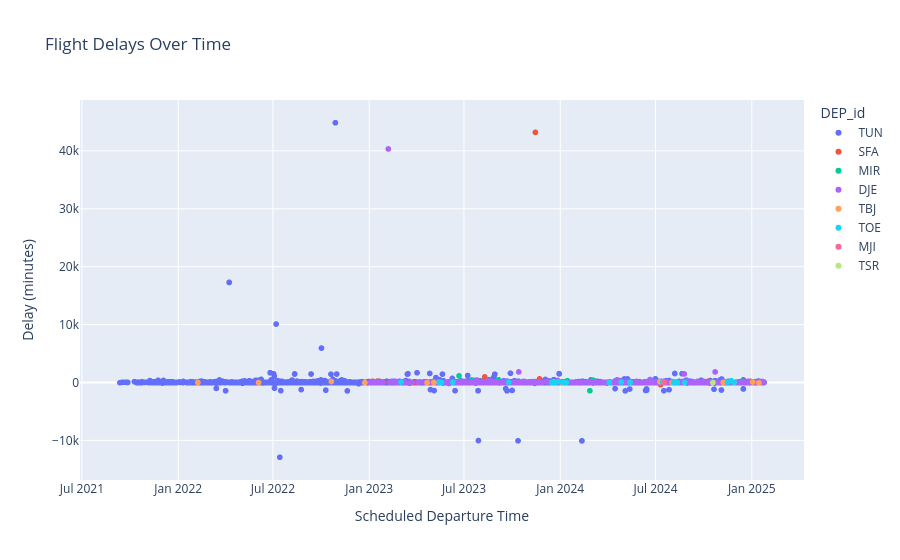

Here is the notebook cell this chart was saved with:
### Code cell
import plotly.express as px

# 5.1 Interactive temporal trends
fig = px.scatter(
    df_model.sample(5000),  # Sample for performance
    x='STD_ts',
    y='departure_delay_min',
    color='DEP_id',
    hover_data=['Compagnie_id'],
    title='Flight Delays Over Time'
)
fig.update_layout(xaxis_title='Scheduled Departure Time',
                 yaxis_title='Delay (minutes)')
fig.show()

### Figure 1 — Plotly figure (JSON) as saved in the notebook; plotly's stock layout.template omitted (floating-point values rounded to 4 significant figures; data arrays with more than 128 entries replaced by an {"elided": "..."} marker saying what was removed)
{"data": [{"customdata": {"elided": "3920x1 str values"}, "hovertemplate": "DEP_id=TUN<br>STD_ts=%{x}<br>departure_delay_min=%{y}<br>Compagnie_id=%{customdata[0]}<extra></extra>", "legendgroup": "TUN", "marker": {"color": "#636efa", "symbol": "circle"}, "mode": "markers", "name": "TUN", "showlegend": true, "type": "scattergl", "x": {"elided": "3920 str values"}, "xaxis": "x", "y": {"elided": "3920 float values"}, "yaxis": "y"}, {"customdata": [["UG"], ["TO"], ["8U"], ["UG"], ["8U"], ["8U"], ["BJ"], ["8U"], ["8U"], ["8U"], ["TO"], ["UG"], ["TO"], ["TO"], ["UG"], ["TO"], ["UG"], ["LN"], ["TO"], ["TO"], ["8U"], ["TO"], ["BJ"], ["8U"], ["UG"], ["BJ"], ["8U"], ["LN"], ["BJ"], ["8U"], ["UG"], ["BJ"], ["UG"], ["BJ"], ["TO"], ["8U"], ["TO"], ["UG"], ["UG"], ["TO"], ["8U"], ["TO"], ["TO"], ["8U"], ["UG"], ["8U"], ["UG"], ["UG"], ["TO"], ["TO"], ["TO"], ["8U"], ["LN"], ["8U"], ["TU"], ["BJ"], ["UG"], ["LN"], ["UG"], ["UG"], ["TO"], ["BJ"], ["TO"], ["8U"], ["8U"], ["UG"], ["BJ"], ["LN"], ["LN"], ["TO"], ["8U"], ["8U"], ["UG"], ["TO"], ["LN"], ["8U"], ["TO"], ["TO"], ["TO"], ["8U"], ["UG"], ["UG"], ["8U"], ["TO"], ["8U"]], "hovertemplate": "DEP_id=SFA<br>STD_ts=%{x}<br>departure_delay_min=%{y}<br>Compagnie_id=%{customdata[0]}<extra></extra>", "legendgroup": "SFA", "marker": {"color": "#EF553B", "symbol": "circle"}, "mode": "markers", "name": "SFA", "showlegend": true, "type": "scattergl", "x": ["2023-09-08T11:45:00.000000000", "2023-08-01T18:25:00.000000000", "2025-01-17T20:00:00.000000000", "2024-02-16T13:45:00.000000000", "2023-03-30T11:00:00.000000000", "2023-11-12T10:00:00.000000000", "2023-07-06T10:20:00.000000000", "2024-02-23T13:40:00.000000000", "2024-07-21T17:00:00.000000000", "2024-11-17T19:00:00.000000000", "2024-02-14T10:25:00.000000000", "2023-05-21T10:45:00.000000000", "2023-12-27T10:25:00.000000000", "2024-04-17T09:35:00.000000000", "2023-09-08T11:45:00.000000000", "2024-08-06T15:50:00.000000000", "2023-06-06T14:45:00.000000000", "2024-12-29T13:30:00.000000000", "2024-12-17T19:50:00.000000000", "2023-09-17T09:30:00.000000000", "2023-11-22T09:30:00.000000000", "2023-09-28T09:35:00.000000000", "2023-05-10T14:10:00.000000000", "2024-05-14T19:30:00.000000000", "2024-01-11T11:45:00.000000000", "2023-06-22T10:20:00.000000000", "2023-05-28T20:00:00.000000000", "2024-12-05T16:15:00.000000000", "2023-06-05T19:25:00.000000000", "2024-03-01T13:40:00.000000000", "2023-10-22T07:15:00.000000000", "2023-06-18T13:00:00.000000000", "2023-10-12T14:15:00.000000000", "2024-12-10T15:00:00.000000000", "2023-05-31T09:55:00.000000000", "2023-02-22T18:50:00.000000000", "2024-11-28T10:40:00.000000000", "2023-09-24T07:15:00.000000000", "2023-11-02T12:45:00.000000000", "2024-05-01T09:35:00.000000000", "2024-03-21T15:20:00.000000000", "2024-02-21T10:25:00.000000000", "2024-12-22T10:55:00.000000000", "2023-01-28T19:00:00.000000000", "2023-09-28T07:15:00.000000000", "2024-07-10T18:00:00.000000000", "2024-04-25T07:15:00.000000000", "2023-11-02T12:45:00.000000000", "2024-04-22T12:55:00.000000000", "2024-03-29T11:10:00.000000000", "2023-11-14T10:20:00.000000000", "2023-05-07T20:00:00.000000000", "2024-09-05T14:00:00.000000000", "2023-10-01T20:00:00.000000000", "2024-12-21T19:50:00.000000000", "2025-01-21T15:35:00.000000000", "2023-05-30T18:15:00.000000000", "2024-12-13T11:30:00.000000000", "2023-01-07T15:15:00.000000000", "2024-11-15T10:45:00.000000000", "2023-12-28T10:50:00.000000000", "2023-09-21T10:20:00.000000000", "2024-06-24T12:55:00.000000000", "2023-01-16T19:00:00.000000000", "2023-11-19T10:00:00.000000000", "2023-09-22T11:45:00.000000000", "2023-08-09T16:10:00.000000000", "2024-04-28T15:00:00.000000000", "2024-10-10T13:30:00.000000000", "2023-01-06T19:40:00.000000000", "2025-01-07T19:30:00.000000000", "2024-09-08T20:00:00.000000000", "2023-09-26T18:15:00.000000000", "2024-10-03T08:50:00.000000000", "2024-09-01T14:00:00.000000000", "2023-10-12T15:00:00.000000000", "2025-01-03T10:50:00.000000000", "2024-06-17T12:55:00.000000000", "2023-03-21T19:00:00.000000000", "2023-06-15T11:00:00.000000000", "2023-09-12T19:45:00.000000000", "2023-06-04T10:45:00.000000000", "2023-02-22T18:50:00.000000000", "2024-07-23T15:40:00.000000000", "2023-12-08T13:40:00.000000000"], "xaxis": "x", "y": [-27.0, 51.0, 10.0, -5.0, -25.0, -25.0, 60.0, 80.0, 80.0, -15.0, -7.0, -92.0, 8.0, 33.0, -27.0, 13.0, -30.0, 195.0, -4.0, 0.0, 620.0, 47.0, 30.0, -32.0, 0.0, 5.0, -15.0, 0.0, 50.0, 110.0, 55.0, 2.0, 5.0, -5.0, -21.0, 28.0, 11.0, 12.0, 5.0, 12.0, -5.0, -20.0, 17.0, 57.0, -5.0, -385.0, 8.0, 5.0, 243.0, 30.0, 43190.0, -22.0, 30.0, -20.0, 0.0, -15.0, 15.0, 33.0, 210.0, -13.0, 9.0, 40.0, -3.0, 240.0, 5.0, -1.0, 955.0, 66.0, 231.0, 3.0, -15.0, 10.0, -10.0, 4.0, 35.0, -15.0, 40.0, 8.0, 12.0, 0.0, 90.0, -10.0, 28.0, 47.0, 80.0], "yaxis": "y"}, {"customdata": {"elided": "352x1 str values"}, "hovertemplate": "DEP_id=MIR<br>STD_ts=%{x}<br>departure_delay_min=%{y}<br>Compagnie_id=%{customdata[0]}<extra></extra>", "legendgroup": "MIR", "marker": {"color": "#00cc96", "symbol": "circle"}, "mode": "markers", "name": "MIR", "showlegend": true, "type": "scattergl", "x": {"elided": "352 str values"}, "xaxis": "x", "y": {"elided": "352 float values"}, "yaxis": "y"}, {"customdata": {"elided": "605x1 str values"}, "hovertemplate": "DEP_id=DJE<br>STD_ts=%{x}<br>departure_delay_min=%{y}<br>Compagnie_id=%{customdata[0]}<extra></extra>", "legendgroup": "DJE", "marker": {"color": "#ab63fa", "symbol": "circle"}, "mode": "markers", "name": "DJE", "showlegend": true, "type": "scattergl", "x": {"elided": "605 str values"}, "xaxis": "x", "y": {"elided": "605 float values"}, "yaxis": "y"}, {"customdata": [["AEZ"], ["AP"], ["AP"], ["AEZ"], ["PRV"], ["PRV"], ["T7"], ["AP"], ["T7"], ["PRV"], ["PRV"], ["T7"], ["AEZ"]], "hovertemplate": "DEP_id=TBJ<br>STD_ts=%{x}<br>departure_delay_min=%{y}<br>Compagnie_id=%{customdata[0]}<extra></extra>", "legendgroup": "TBJ", "marker": {"color": "#FFA15A", "symbol": "circle"}, "mode": "markers", "name": "TBJ", "showlegend": true, "type": "scattergl", "x": ["2022-10-20T14:00:00.000000000", "2022-02-07T14:50:00.000000000", "2024-01-04T15:00:00.000000000", "2025-01-14T16:30:00.000000000", "2025-01-02T13:40:00.000000000", "2024-08-01T16:30:00.000000000", "2022-06-03T14:10:00.000000000", "2023-12-19T15:00:00.000000000", "2022-12-23T15:10:00.000000000", "2023-05-04T14:00:00.000000000", "2024-11-07T15:35:00.000000000", "2023-04-21T14:10:00.000000000", "2024-07-09T14:00:00.000000000"], "xaxis": "x", "y": [170.0, 0.0, -10.0, -50.0, 75.0, -7.0, -7.0, 94.0, -30.0, -5.0, 22.0, -35.0, 132.0], "yaxis": "y"}, {"customdata": [["TU"], ["TO"], ["UG"], ["UG"], ["UG"], ["UG"], ["UG"], ["TO"], ["UG"], ["TO"], ["UG"], ["TO"], ["UG"], ["UG"], ["UG"], ["UG"], ["UG"], ["UG"], ["UG"], ["UG"], ["UG"], ["TO"], ["UG"]], "hovertemplate": "DEP_id=TOE<br>STD_ts=%{x}<br>departure_delay_min=%{y}<br>Compagnie_id=%{customdata[0]}<extra></extra>", "legendgroup": "TOE", "marker": {"color": "#19d3f3", "symbol": "circle"}, "mode": "markers", "name": "TOE", "showlegend": true, "type": "scattergl", "x": ["2024-04-03T16:00:00.000000000", "2023-12-15T13:20:00.000000000", "2024-11-22T16:10:00.000000000", "2023-03-02T15:00:00.000000000", "2023-06-09T18:40:00.000000000", "2024-07-14T19:10:00.000000000", "2024-01-05T16:10:00.000000000", "2024-05-13T11:50:00.000000000", "2024-04-26T09:55:00.000000000", "2024-01-12T13:20:00.000000000", "2024-11-28T16:10:00.000000000", "2024-05-13T11:50:00.000000000", "2023-12-29T18:40:00.000000000", "2024-11-15T19:40:00.000000000", "2024-08-11T21:00:00.000000000", "2023-09-24T15:25:00.000000000", "2023-05-18T21:00:00.000000000", "2024-11-15T19:40:00.000000000", "2023-05-14T15:10:00.000000000", "2024-08-04T21:00:00.000000000", "2024-08-25T21:00:00.000000000", "2023-12-22T13:20:00.000000000", "2024-11-28T16:10:00.000000000"], "xaxis": "x", "y": [-30.0, -4.0, 315.0, 70.0, 15.0, 135.0, 30.0, 9.0, 79.0, -3.0, 0.0, 9.0, 160.0, 58.0, 2.0, 31.0, -10.0, 58.0, 34.0, -15.0, -15.0, -1.0, 9.0], "yaxis": "y"}, {"customdata": [["8U"]], "hovertemplate": "DEP_id=MJI<br>STD_ts=%{x}<br>departure_delay_min=%{y}<br>Compagnie_id=%{customdata[0]}<extra></extra>", "legendgroup": "MJI", "marker": {"color": "#FF6692", "symbol": "circle"}, "mode": "markers", "name": "MJI", "showlegend": true, "type": "scattergl", "x": ["2024-07-17T08:00:00.000000000"], "xaxis": "x", "y": [50.0], "yaxis": "y"}, {"customdata": [["ATACS"]], "hovertemplate": "DEP_id=TSR<br>STD_ts=%{x}<br>departure_delay_min=%{y}<br>Compagnie_id=%{customdata[0]}<extra></extra>", "legendgroup": "TSR", "marker": {"color": "#B6E880", "symbol": "circle"}, "mode": "markers", "name": "TSR", "showlegend": true, "type": "scattergl", "x": ["2024-10-18T18:10:00.000000000"], "xaxis": "x", "y": [-3.0], "yaxis": "y"}], "layout": {"legend": {"title": {"text": "DEP_id"}, "tracegroupgap": 0}, "title": {"text": "Flight Delays Over Time"}, "xaxis": {"anchor": "y", "domain": [0, 1], "title": {"text": "Scheduled Departure Time"}}, "yaxis": {"anchor": "x", "domain": [0, 1], "title": {"text": "Delay (minutes)"}}}}
